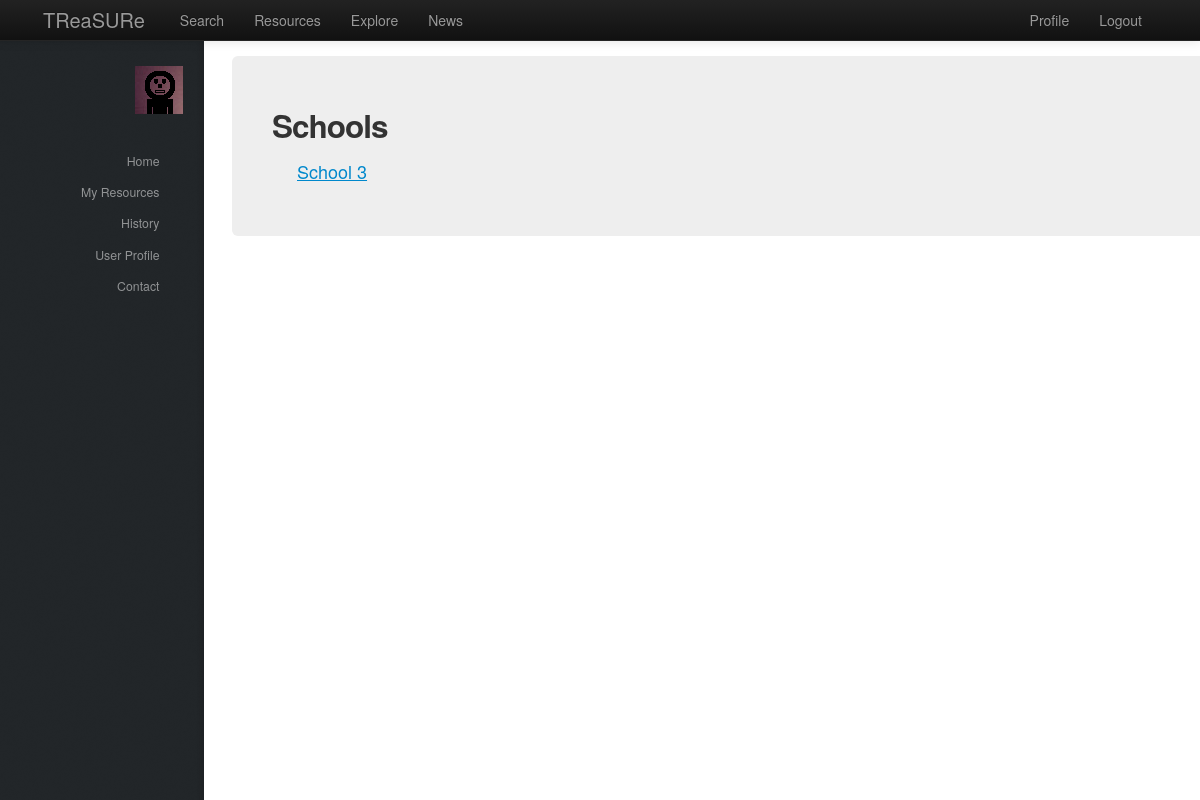
Page /treasure/schools/ (signed in) on the earlier database version.
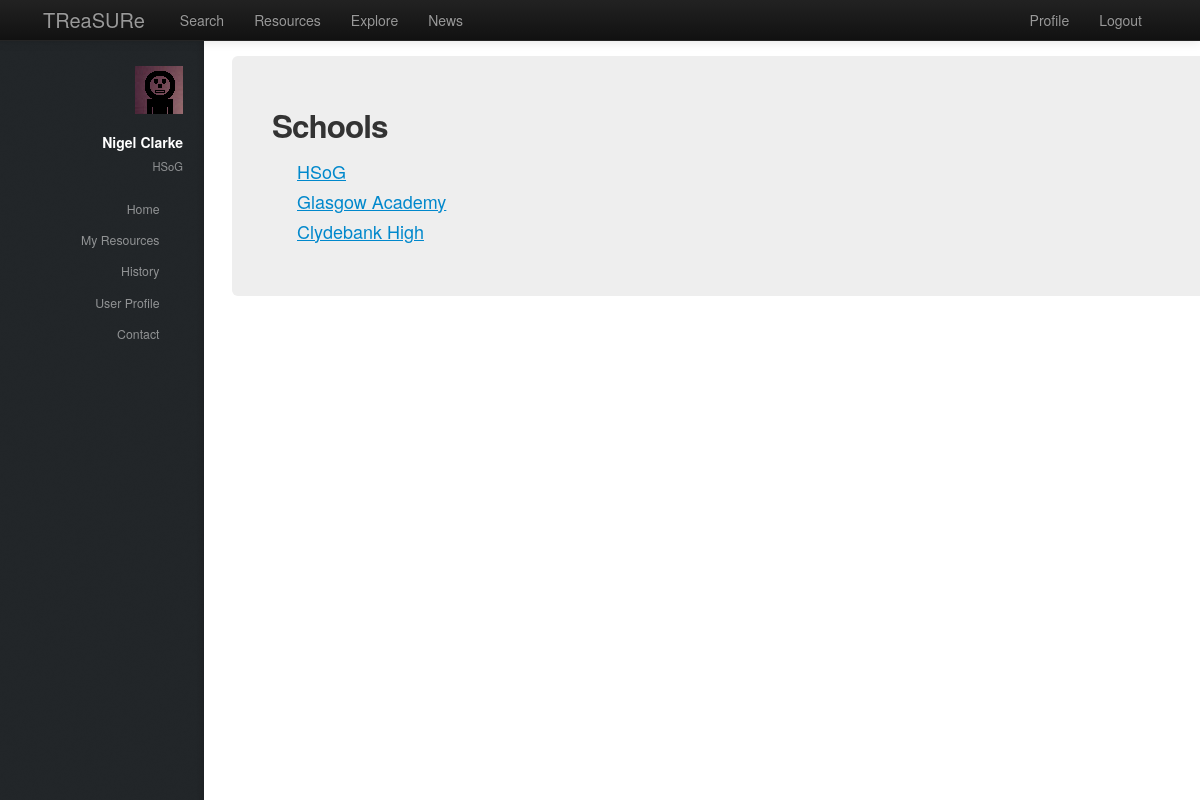
Same page on the later database version.
### treasure/models.py (models this page shows, shortened)
class School(models.Model):
    name = models.CharField(max_length=128)
    town = models.CharField(max_length=128)
    address = models.TextField()
    latitude = models.FloatField()
    longitude = models.FloatField()
    def __unicode__(self):
        return self.name

class Teacher(models.Model):
    user = models.OneToOneField(User)
    firstname = models.CharField(max_length=128)
    surname = models.CharField(max_length=128)
    schools = models.ManyToManyField(School, null=True)
    hubs = models.ManyToManyField(Hub, null=True)

### treasure/views.py (the view)
def schools(request):
    context = RequestContext(request)
    context_dict = sidebar(request)
    school_list = School.objects.all()
    context_dict['schools'] = school_list
    return render_to_response('treasure/schools.html', context_dict, context)

### treasure/views.py (called while the page is built)
def sidebar(request):
    context_dict = {}
    try:
        userid = request.user.id
        teacher = Teacher.objects.get(user = userid)
        context_dict['user_firstname'] = teacher.firstname
        context_dict['user_surname'] = teacher.surname
        if len(teacher.schools.all()) >= 1:
            context_dict['user_school'] = teacher.schools.all()[0]
    except Teacher.DoesNotExist:
        context_dict['user_firstname'] = ""
        context_dict['user_surname'] = ""
        context_dict['school'] = ""
    return context_dict

### templates/treasure/schools.html (shortened to what this page needs)
{% extends 'treasure/base.html' %}
{% load static %}
{% block body_block %}
<div class="hero-unit">
    <div class="row-fluid">
        <h2>Schools</h2>
        {% if schools %}
        <ul>
            {% for school in schools %}
            <li><a href="../school/{{ school.id }}">{{ school.name }}</a></li>
            {% endfor %}
        </ul>
        {% else %}
            <strong>No schools present.</strong>
        {% endif %}
    </div>
</div>
{% endblock %}

### templates/treasure/base.html (shortened to what this page needs)
<!DOCTYPE html>
{% load static %}
<html>
    <head>
        <link href="{% static 'css/bootstrap-fluid-adj.css' %}" rel="stylesheet">
        <link href="{% static 'sidebar/css/main.css' %}" rel="stylesheet">
        <link href="{% static 'css/bootstrap.min.css' %}" rel="stylesheet" media="screen">
        <link rel="stylesheet" href="http://getbootstrap.com/examples/sticky-footer-navbar/sticky-footer-navbar.css">
        <link href="{% static 'css/bootstrap-responsive.css' %}" rel="stylesheet">
        <link href="{% static 'css/treasure.css' %}" rel="stylesheet">
    </head>
    <body>
        <div class="navbar navbar-inverse navbar-fixed-top">
           <div class="navbar-inner">
               <div class="container">
                   <a class="brand" href="/treasure/">TReaSURe</a>
                   <div class="nav-collapse collapse">
                       <ul class="nav pull-right">
                            {% if user.is_authenticated %}
                                <li><a href="/treasure/profile">Profile</a></li>
                            	<li><a href="/treasure/logout">Logout</a></li>
                            {% else %}
                            	<li><a href="/treasure/login">Login</a></li>
                            	<li><a href="/treasure/register">Register</a></li>
                            {% endif %}
                       </ul>
                       <ul class="nav">
                       {% if user.is_authenticated %}
                           <li><a href="/treasure/search">Search</a></li>
                           <li><a href="/treasure/resources">Resources</a></li>
			   <li><a href="/treasure/explore">Explore</a></li>
                       {% endif %}
                           <li><a href="/treasure/about">News</a></li>
                       </ul>
                   </div>
               </div>
           </div>
        </div>
        <div>
				<div id="header">
					<div class="top">
                       {% if user.is_authenticated %}
							<div id="logo">
								<span class="image avatar48"><img src="{% static 'images/avatar.jpg' %}" alt="user avatar" /></span>
								<h1 id="title">{{ user_firstname }} {{ user_surname }}</h1>
								<p>{{ user_school }}</p>
							</div>
	                   {% endif %}
                        <nav id="nav">
							<ul>
								{% if user.is_authenticated %}
									<li><a href="/treasure/" id="home-link" class="skel-layers-ignoreHref"><span>Home</span></a></li>
									<li><a href="/treasure/resources" class="skel-layers-ignoreHref"><span>My Resources</span></a></li>
									<li><a href="/treasure/about" class="skel-layers-ignoreHref"><span>History</span></a></li>
									<li><a href="/treasure/profile" class="skel-layers-ignoreHref"><span>User Profile</span></a></li>
									<li><a href="#contact" class="skel-layers-ignoreHref"><span>Contact</span></a></li>
								{% else %}
									<li><a href="/treasure/login"><span>Login</span></a></li>
									<li><a href="/treasure/register" class="skel-layers-ignoreHref"><span>Register</span></a></li>
								{% endif %}
							</ul>
						</nav>
					</div>
				</div>
			<div id="main">
				<section id="MainPage">
                    <div class="container">
                        {% block body_block%}{% endblock%}
                    </div>
                </section>
            </div>
        </div>
    </body>
</html>

Differences in the rows shown:
now on this page (row edited): Teacher: firstname "Nigel", surname "Clarke"
changed School: name (not shown) → "HSoG"; name "School 3" → "HSoG"
added School: name "Glasgow Academy"
added School: name "Clydebank High"
